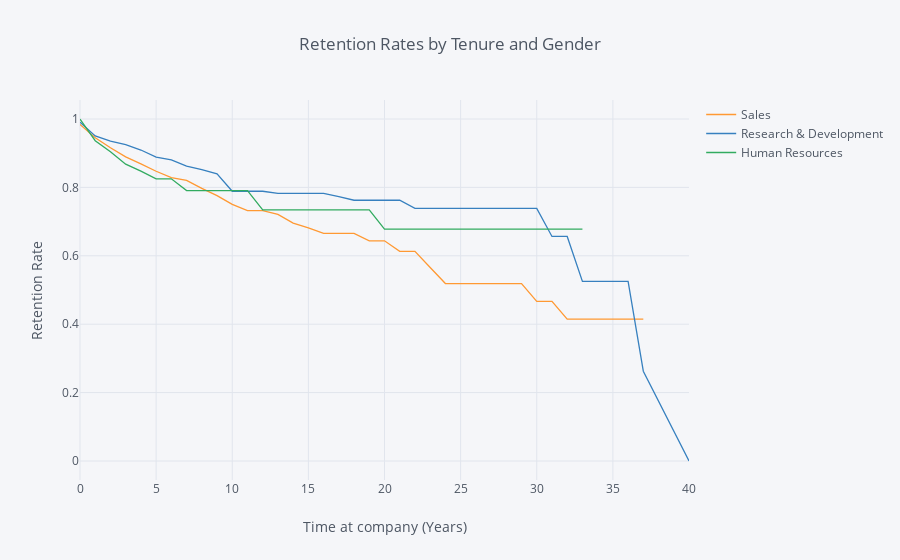

The notebook cell saved with this chart:
### Markdown cell above
## 7. Let's investigate whether the department the employee works in has an impact on how long they stay with the company. Generate and plot survival curves showing retention by department and years the employee has worked at the company.

### Code cell
rates = survival(data, 'Department', 'YearsAtCompany', 'Attrition')

rates.iplot(kind='line', xTitle='Time at company (Years)', yTitle='Retention Rate',
            title='Retention Rates by Tenure and Gender')

### Figure 1 — Plotly figure (JSON) as saved in the notebook; plotly's stock layout.template omitted (floating-point values rounded to 4 significant figures)
{"data": [{"line": {"color": "rgba(255, 153, 51, 1.0)", "dash": "solid", "shape": "linear", "width": 1.3}, "mode": "lines", "name": "Sales", "text": "", "type": "scatter", "uid": "8b23137d-802c-4076-a54f-e9168a70e27e", "x": [0, 1, 2, 3, 4, 5, 6, 7, 8, 9, 10, 11, 12, 13, 14, 15, 16, 17, 18, 19, 20, 21, 22, 23, 24, 25, 26, 27, 29, 30, 31, 32, 33, 34, 36, 37, 40], "y": [0.9843, 0.9453, 0.9158, 0.8891, 0.8689, 0.8473, 0.8285, 0.8205, 0.7971, 0.7759, 0.7502, 0.7319, 0.7319, 0.7209, 0.6956, 0.6819, 0.6653, 0.6653, 0.6653, 0.6438, 0.6438, 0.6132, 0.6132, 0.566, 0.5188, 0.5188, 0.5188, 0.5188, 0.5188, 0.467, 0.467, 0.4151, 0.4151, 0.4151, 0.4151, 0.4151, ""]}, {"line": {"color": "rgba(55, 128, 191, 1.0)", "dash": "solid", "shape": "linear", "width": 1.3}, "mode": "lines", "name": "Research & Development", "text": "", "type": "scatter", "uid": "f9f90e6d-585b-4802-a1e0-c1eb9a713f5f", "x": [0, 1, 2, 3, 4, 5, 6, 7, 8, 9, 10, 11, 12, 13, 14, 15, 16, 17, 18, 19, 20, 21, 22, 23, 24, 25, 26, 27, 29, 30, 31, 32, 33, 34, 36, 37, 40], "y": [0.9906, 0.9503, 0.9351, 0.9249, 0.9093, 0.8886, 0.8805, 0.8624, 0.852, 0.8399, 0.7887, 0.7887, 0.7887, 0.7825, 0.7825, 0.7825, 0.7825, 0.7729, 0.7624, 0.7624, 0.7624, 0.7624, 0.7386, 0.7386, 0.7386, 0.7386, 0.7386, 0.7386, 0.7386, 0.7386, 0.6565, 0.6565, 0.5252, 0.5252, 0.5252, 0.2626, 0]}, {"line": {"color": "rgba(50, 171, 96, 1.0)", "dash": "solid", "shape": "linear", "width": 1.3}, "mode": "lines", "name": "Human Resources", "text": "", "type": "scatter", "uid": "c857d830-9df8-421e-901f-8a4c559006b3", "x": [0, 1, 2, 3, 4, 5, 6, 7, 8, 9, 10, 11, 12, 13, 14, 15, 16, 17, 18, 19, 20, 21, 22, 23, 24, 25, 26, 27, 29, 30, 31, 32, 33, 34, 36, 37, 40], "y": [1, 0.9365, 0.9042, 0.868, 0.8474, 0.8251, 0.8251, 0.7907, 0.7907, 0.7907, 0.7907, 0.7907, 0.7342, 0.7342, 0.7342, 0.7342, 0.7342, 0.7342, 0.7342, 0.7342, 0.6777, 0.6777, 0.6777, 0.6777, 0.6777, 0.6777, 0.6777, 0.6777, 0.6777, 0.6777, 0.6777, 0.6777, 0.6777, "", "", "", ""]}], "layout": {"legend": {"bgcolor": "#F5F6F9", "font": {"color": "#4D5663"}}, "paper_bgcolor": "#F5F6F9", "plot_bgcolor": "#F5F6F9", "title": {"font": {"color": "#4D5663"}, "text": "Retention Rates by Tenure and Gender"}, "xaxis": {"gridcolor": "#E1E5ED", "showgrid": true, "tickfont": {"color": "#4D5663"}, "title": {"font": {"color": "#4D5663"}, "text": "Time at company (Years)"}, "zerolinecolor": "#E1E5ED"}, "yaxis": {"gridcolor": "#E1E5ED", "showgrid": true, "tickfont": {"color": "#4D5663"}, "title": {"font": {"color": "#4D5663"}, "text": "Retention Rate"}, "zerolinecolor": "#E1E5ED"}}}
